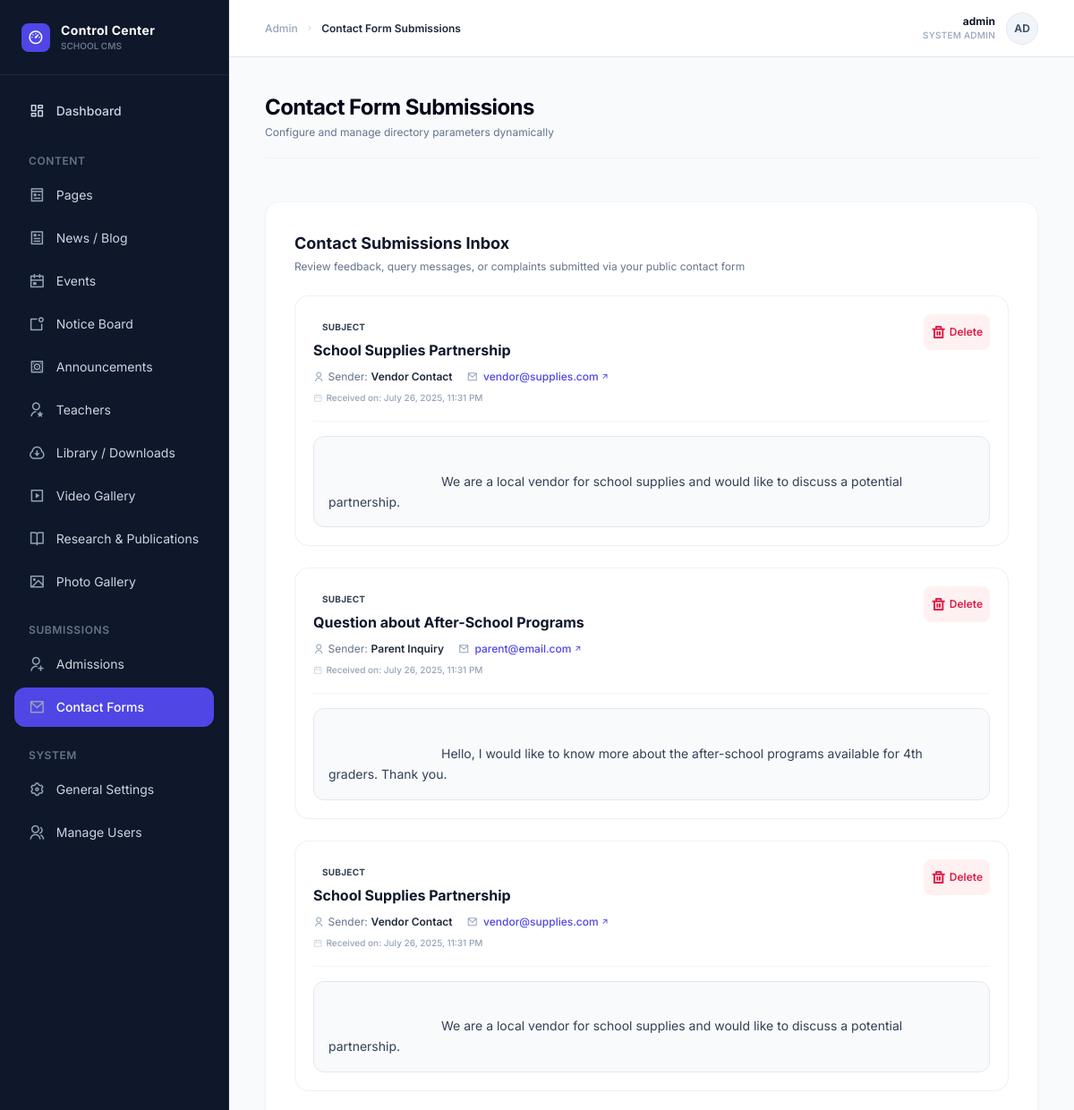
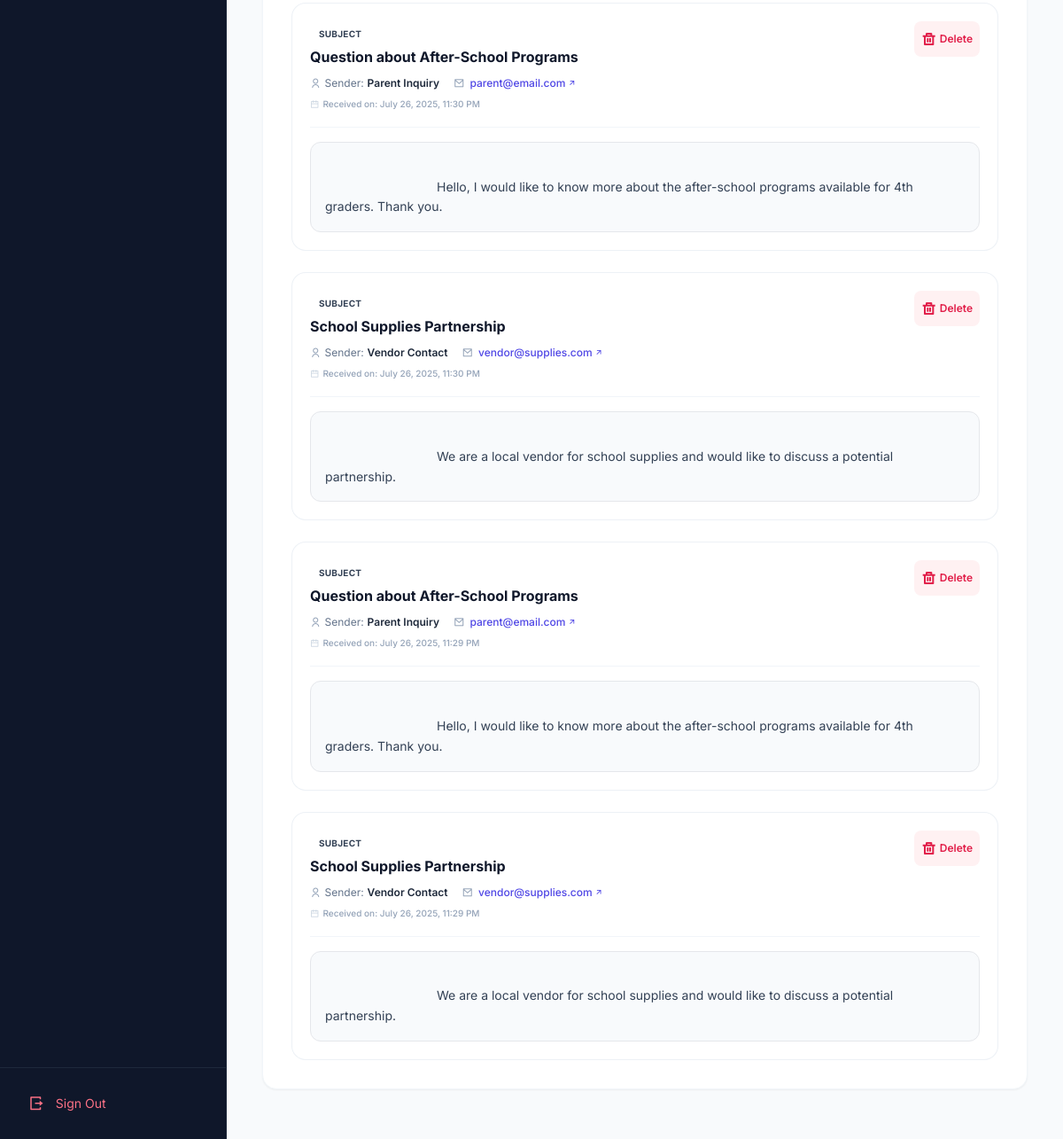
/admin/view_contact.php (signed in), run on the app's committed database (2 pictures, top to bottom).
### tables this page shows
CREATE TABLE `contact_submissions` (
  `id` int(11) NOT NULL,
  `name` varchar(100) NOT NULL,
  `email` varchar(100) NOT NULL,
  `subject` varchar(255) NOT NULL,
  `message` text NOT NULL,
  `submitted_at` timestamp NOT NULL DEFAULT current_timestamp()
);

### admin/view_contact.php (the view, shortened to what this page needs)
<?php
include '../includes/admin_header.php';
$submissions_result = $conn->query("SELECT * FROM contact_submissions ORDER BY submitted_at DESC");
?>
<div class="max-w-6xl mx-auto space-y-8 py-4">
    <div class="bg-white rounded-2xl border border-slate-100 shadow-sm p-6 lg:p-8">
        <div class="mb-6">
            <h3 class="text-lg font-bold text-slate-900">Contact Submissions Inbox</h3>
            <p class="text-xs text-slate-500 mt-1">Review feedback, query messages, or complaints submitted via your public contact form</p>
        </div>
        <div class="space-y-6">
            <?php if ($submissions_result && $submissions_result->num_rows > 0): ?>
                <?php while ($sub = $submissions_result->fetch_assoc()): ?>
                    <div class="border border-slate-200/60 rounded-2xl p-5 hover:shadow-md transition duration-200 bg-white">
                        <div class="flex flex-col sm:flex-row sm:items-start justify-between gap-4">
                            <div class="space-y-1">
                                <span class="px-2.5 py-0.5 inline-flex items-center text-[10px] font-bold rounded-full bg-slate-150 text-slate-700 uppercase tracking-wide">
                                    Subject
                                </span>
                                <p class="text-base font-bold text-slate-900 mt-1"><?= htmlspecialchars($sub['subject']) ?></p>
                                <div class="flex flex-wrap items-center gap-x-4 gap-y-1 pt-1.5 text-xs text-slate-500">
                                    <span class="inline-flex items-center gap-1">
                                        <i class="ri-user-line text-slate-400"></i>
                                        Sender: <strong class="font-semibold text-slate-800"><?= htmlspecialchars($sub['name']) ?></strong>
                                    </span>
                                    <span class="inline-flex items-center gap-1.5">
                                        <i class="ri-mail-line text-slate-400"></i>
                                        <a href="mailto:<?= htmlspecialchars($sub['email']) ?>" class="text-indigo-600 hover:underline inline-flex items-center gap-0.5 font-medium">
                                            <?= htmlspecialchars($sub['email']) ?>
                                            <i class="ri-arrow-right-up-line text-[10px]"></i>
                                        </a>
                                    </span>
                                </div>
                                <p class="text-[10px] text-slate-400 font-medium inline-flex items-center gap-1 pt-1">
                                    <i class="ri-calendar-line text-slate-300"></i>
                                    Received on: <?= date('F j, Y, g:i A', strtotime($sub['submitted_at'])) ?>
                                </p>
                            </div>
                            <div class="shrink-0 self-start">
                                <form
                                    action="view_contact.php"
                                    method="POST"
                                    onsubmit="return confirm('Are you sure you want to permanently delete this message?');"
                                >
                                    <button
                                        type="submit"
                                        name="delete"
                                        class="p-2 bg-rose-50 hover:bg-rose-100 text-rose-600 rounded-lg transition inline-flex items-center justify-center gap-1 text-xs font-semibold"
                                        title="Delete Message"
                                    >
                                        <i class="ri-delete-bin-line text-base"></i> Delete
                                    </button>
                                </form>
                            </div>
                        </div>
                        <div class="mt-4 pt-4 border-t border-slate-100">
                            <div class="p-4 bg-slate-50 border border-slate-150 rounded-xl text-slate-700 text-sm leading-relaxed whitespace-pre-wrap">
                                <?php
                                    echo nl2br(htmlspecialchars($sub['message']));
                                ?>
                            </div>
                        </div>
                    </div>
                <?php endwhile; ?>
            <?php endif; ?>
        </div>
    </div>
</div>
<?php include '../includes/admin_footer.php'; ?>

### includes/admin_header.php (style rules this page uses)
body { font-family: 'Inter', sans-serif; }

### data on the page
contact_submissions: subject "School Supplies Partnership", name "Vendor Contact", email "vendor@supplies.com", submitted_at "July 26, 2025, 11:31 PM", message "We are a local vendor for school supplies and would like to discuss a potential partnership."
contact_submissions: subject "Question about After-School Programs", name "Parent Inquiry", email "parent@email.com", submitted_at "July 26, 2025, 11:31 PM", message "Hello, I would like to know more about the after-school programs available for 4th graders. Thank you."
contact_submissions: subject "School Supplies Partnership", name "Vendor Contact", email "vendor@supplies.com", submitted_at "July 26, 2025, 11:31 PM", message "We are a local vendor for school supplies and would like to discuss a potential partnership."
contact_submissions: subject "Question about After-School Programs", name "Parent Inquiry", email "parent@email.com", submitted_at "July 26, 2025, 11:30 PM", message "Hello, I would like to know more about the after-school programs available for 4th graders. Thank you."
contact_submissions: subject "School Supplies Partnership", name "Vendor Contact", email "vendor@supplies.com", submitted_at "July 26, 2025, 11:30 PM", message "We are a local vendor for school supplies and would like to discuss a potential partnership."
contact_submissions: subject "Question about After-School Programs", name "Parent Inquiry", email "parent@email.com", submitted_at "July 26, 2025, 11:29 PM", message "Hello, I would like to know more about the after-school programs available for 4th graders. Thank you."
contact_submissions: subject "School Supplies Partnership", name "Vendor Contact", email "vendor@supplies.com", submitted_at "July 26, 2025, 11:29 PM", message "We are a local vendor for school supplies and would like to discuss a potential partnership."

### other printed values
$page_title "Contact Form Submissions"
$_SESSION["admin_username"] "admin"
substr(htmlspecialchars($_SESSION["admin_username"] ?? 'Ad'), 0, 2) "AD"
